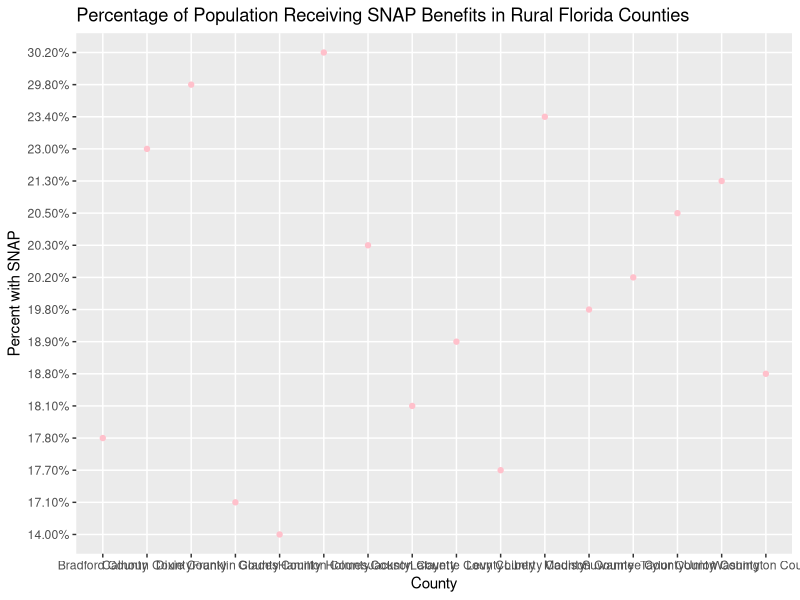

Recreate this plot in R.
## ---- chunk 1
library(tidyverse)
library(ggplot2)
snapdata <- read_csv("snap_hh_2019_5yr-2.csv")

ruralcounties <- snapdata %>%
  filter(`Metro/Small Town/Rural Status`== "Rural area" & State == "Florida") 

ruralcounties %>%
  ggplot(aes(x = County, y = `Percent with SNAP`)) +
  geom_point(color = "pink") +
  labs(title = "Percentage of Population Receiving SNAP Benefits in Rural Florida Counties",
       source = "FRAC, 2019")
  


